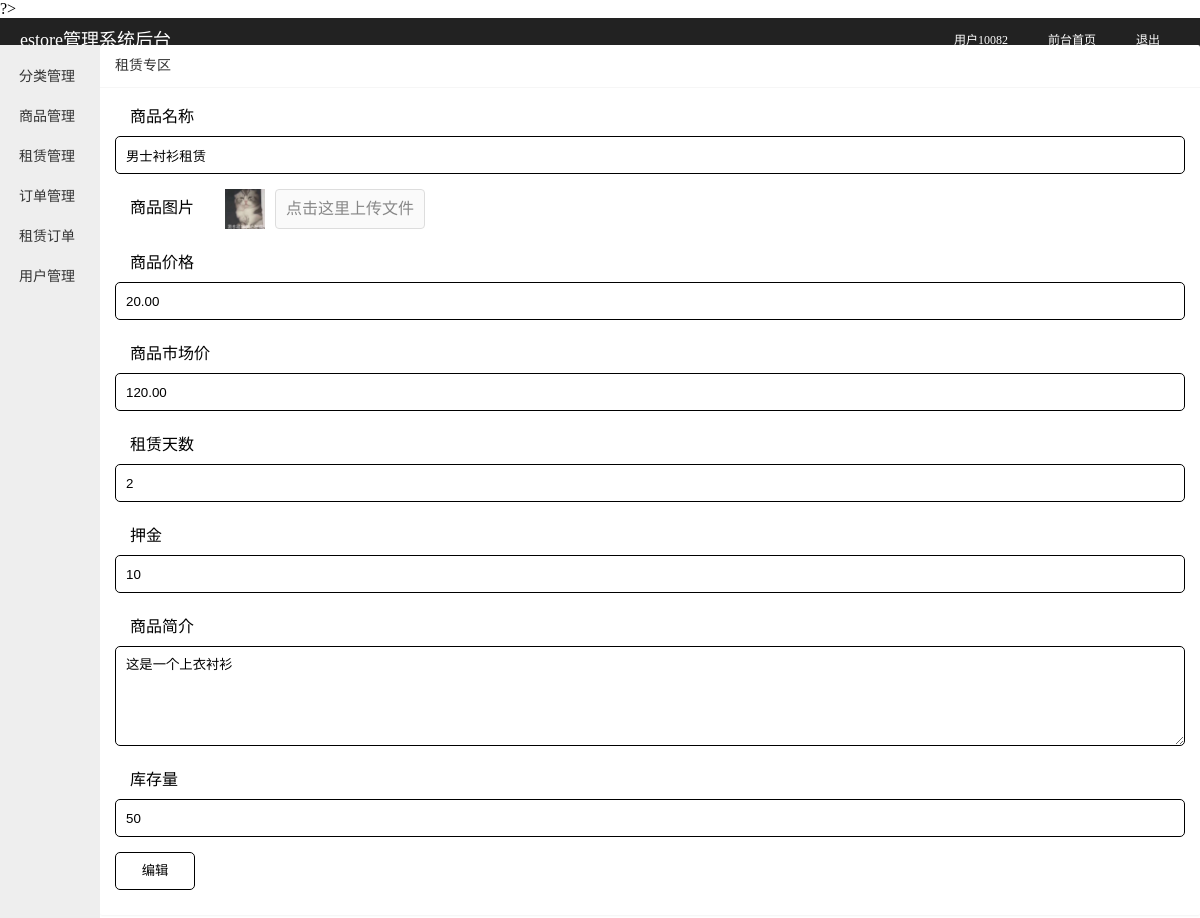
Screenshot of /admin/leases/leases_edit.php?act=edit&id=2 (signed in) with the database file from the repository.
### tables this page shows
CREATE TABLE `lease` (
  `list_id` int(10) unsigned NOT NULL AUTO_INCREMENT COMMENT '商品编号',
  `list_name` varchar(100) NOT NULL COMMENT '商品名字',
  `list_face` varchar(80) NOT NULL COMMENT '商品图片',
  `list_myprice` float(8,2) NOT NULL COMMENT '商品价格',
  `list_onprice` float(8,2) NOT NULL COMMENT '商品市场价',
  `list_nums` int(5) DEFAULT NULL COMMENT '商品库存量',
  `list_detail` text COMMENT '商品简介',
  `list_time` datetime DEFAULT NULL COMMENT '上架时间',
  `list_seetimes` int(11) DEFAULT NULL COMMENT '商品点击量',
  `lease_time` int(11) DEFAULT '1' COMMENT '租赁天数',
  `deposit` int(11) DEFAULT '10' COMMENT '租赁押金',
  PRIMARY KEY (`list_id`)
);

### admin/leases/leases_edit.php (the view, shortened to what this page needs)
<?php
include '../common/admin.inc.php';
if (isPost()) {
  $params = $_POST;
  $face = $_FILES['list_face'];
  switch ($face['error']) {
      case 0:
          $type = $face['type'];
          if ($type == 'image/jpeg' || $type == 'image/ipg' || $type == 'image/png' || $type == 'image/gif') {
              $tmp = $face['tmp_name'];
              $path = '../../upload/';
              $t = time();
              $hou = substr($face['name'], -4, 4);
              $src = $path . $t . $hou;
              $bool = move_uploaded_file($tmp, $src);
              if ($bool) {
                  $params['list_face'] = 'upload/'.$t . $hou;
              }
          } else {
              echo "<script>alert('必须使用图片！');window.location.href='/admin/leases/leases_edit.php?act=edit&id=".$params['list_id']."';</script>";die;
          }
          break;
      case 1:
      case 2:
          echo "<script>alert('文件超出指定大小！');window.location.href='/admin/leases/leases_edit.php?act=edit&id=".$params['list_id']."';</script>";die;
          break;
      case 3:
          echo "<script>alert('网络不稳定，请重新上传！');window.location.href='/admin/leases/leases_edit.php?act=edit&id=".$params['list_id']."';</script>";die;
          break;
  }
  $fieldStr = '';
  foreach ($params as $key => $value) {
    $fieldStr .= $key . '="'.$value.'",';
  }
  $fieldStr = substr($fieldStr,0,-1);
  $sql = "UPDATE lease SET {$fieldStr} WHERE list_id=".$params['list_id'];
  $result = $mysqli->query($sql);
  if ($result) {
    echo "<script>alert('更新成功，更新ID：".$params['list_id']."');window.location.href='/admin/leases/leases.php';</script>";
  }else{
    echo "<script>alert('更新失败，更新ID：".$params['list_id']."');window.location.href='/admin/leases/leases_edit.php?act=edit&id=".$params['list_id']."';</script>";
  }
  die;
}else{
  if ($_GET['act']=='edit'){
  	$gid = $_GET['id'];
  }
  $show = $mysqli->query("show columns from lease");
  if ($show){
  	$str = "";
  	while ($one = $show->fetch_row()){
  		$str .= $one[0].",";
  	}
  }
  $str = substr($str,0,-1);
  $res = $mysqli->query("select {$str} from lease where list_id={$gid} ");
  if ($res){
  	while ($one_arr = $res->fetch_assoc()){
  		$two_arr = $one_arr;
  	}
  }
}
?>
<!DOCTYPE html>
<html lang="en" dir="ltr">
  <head>
  </head>
  <body>
    <?php include '../common/header.php';?>
    <div class="admin_content">
      <div class="card">
        <div class="card-header">租赁专区</div>
        <div class="card-body">
          <form action="leases_edit.php" method="post" enctype="multipart/form-data">
            <div class="form-item">
              <label>商品名称</label>
              <input type="text" name="list_name" value="<?php echo $two_arr['list_name'];?>">
            </div>
            <div class="form-item">
              <label>商品图片</label>
              <div style="float:left;margin-right:10px;">
                <img src="<?php echo '/'.$two_arr['list_face'];?>" style="height:40px;">
              </div>
              <a href="javascript:;" class="a-upload">
                <input type="file" name="list_face">点击这里上传文件
              </a>
            </div>
            <div class="form-item">
              <label>商品价格</label>
              <input type="text" name="list_myprice" value="<?php echo $two_arr['list_myprice'];?>">
            </div>
            <div class="form-item">
              <label>商品市场价</label>
              <input type="text" name="list_onprice" value="<?php echo $two_arr['list_onprice'];?>">
            </div>
            <div class="form-item" id="is_lease">
              <label>租赁天数</label>
              <input type="text" name="lease_time" value="<?php echo $two_arr['lease_time'];?>">
            </div>
            <div class="form-item" id="is_lease">
              <label>押金</label>
              <input type="text" name="deposit" value="<?php echo $two_arr['deposit'];?>">
            </div>
            <div class="form-item">
              <label>商品简介</label>
              <textarea name="list_detail" rows="8" cols="80" style="height:100px;padding:10px;"><?php echo $two_arr['list_detail'];?></textarea>
            </div>
            <div class="form-item">
              <label>库存量</label>
              <input type="text" name="list_nums" value="<?php echo $two_arr['list_nums'];?>">
            </div>
            <div class="form-item">
              <input type="submit" value="编辑" class="btn">
            </div>
          </form>
        </div>
      </div>
    </div>
  </body>
</html>

### admin/leases/leases_edit.php (style rules this page uses)
* { outline: none; }
.card { margin-bottom: 15px; border-radius: 2px; background-color: #fff; box-shadow: 0 1px 2px 0 rgba(0,0,0,.05); }
.card-header { position: relative; height: 42px; line-height: 42px; padding: 0 15px; border-bottom: 1px solid #f6f6f6; color: #333; border-radius: 2px 2px 0 0; font-size: 14px; }
.card-body { position: relative; padding: 10px 15px; line-height: 24px; }
.form-item { margin-bottom: 15px; clear: both; overflow: hidden; }
.form-item label { float: left; display: block; padding: 9px 15px; width: 80px; font-weight: 400; line-height: 20px; }
.form-item input { float: left; width: 190px; margin-right: 10px; }
.form-item input, .form-item select, .form-item textarea { height: 38px; line-height: 1.3; line-height: 38px\9; border-width: 1px; border-style: solid; background-color: #fff; border-radius: 5px; display: block; width: 100%; padding: 0 10px; border:1px solid #000; }
.form-item .btn { width: 80px; border:1px solid #000; }
.a-upload { padding: 4px 10px; height: 30px; line-height: 30px; position: relative; cursor: pointer; color: #888; background: #fafafa; border: 1px solid #ddd; border-radius: 4px; overflow: hidden; display: inline-block; *display: inline; *zoom: 1 }

### admin/common/header.php (style rules this page uses)
blockquote, body, button, dd, div, dl, dt, form, h1, h2, h3, h4, h5, h6, input, li, ol, p, pre, td, textarea, th, ul { margin: 0; padding: 0; -webkit-tap-highlight-color: rgba(0,0,0,0); }
a { text-decoration: none; }
.admin_content { position: absolute; top: 45px; right: 0; bottom: 0px; left: 100px; overflow: hidden; z-index: 1; overflow-y: scroll; }

### rows the page displays
lease: list_name "男士衬衫租赁", list_face (picture), list_myprice "20.00", list_onprice "120.00", lease_time "2", deposit "10", list_detail "这是一个上衣衬衫", list_nums "50"

### other values shown
$admin['user_name'] "用户10082"
